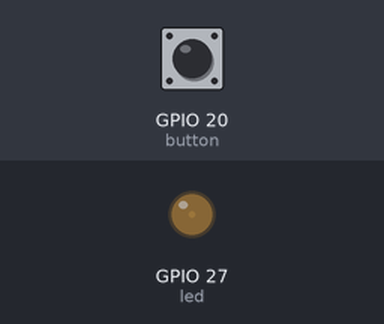
Bench run of a program on a simulated Raspberry Pi (BCM pin numbers). On the bench: output pins drawn as LEDs (lit = HIGH). The inputs (shaded band) are chosen by the test bench; at power-on: GPIO 20 (button) HIGH.

Above: at 0.05 s.
At 0.5 s:
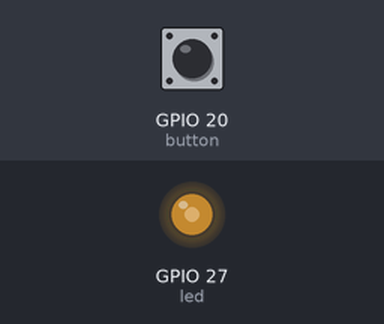
At 0.95 s:
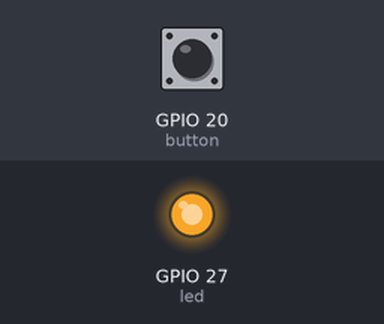
At 1.75 s:
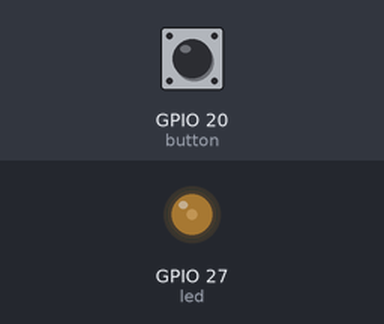
Timing chart, 0 to 4.6 s (numbered marks = the images above):
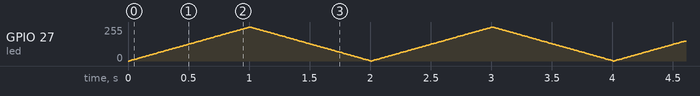

The program:

led.py
```python
from gpiozero import LED, Button,PWMLED
from time import sleep

led = PWMLED(27)
button = Button(20)

#while True:
 #   if button.is_pressed:
  #      led.toggle()
bright_val =0
bright_interval =0.01
sleep_interval = 0.01
while True:


    led.value = bright_val  # off
    bright_val+=bright_interval
    if(bright_val>=1):

        bright_interval*=-1
        bright_val=1

    elif(bright_val<=0) :

        bright_interval*=-1
        bright_val=0

    sleep(sleep_interval)
    
```
